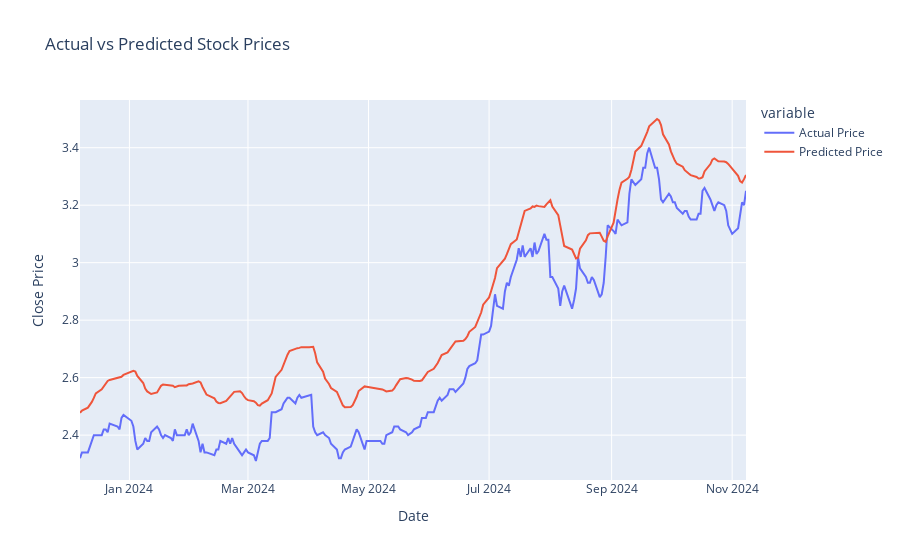

Notebook code for this chart:
### Code cell
fig_lstm = px.line(validation_df, x='Date', y=['Actual Price', 'Predicted Price'], title='Actual vs Predicted Stock Prices')
fig_lstm.update_layout(xaxis_title='Date', yaxis_title='Close Price')
fig_lstm.show()

### Figure 1 — Plotly figure (JSON) as saved in the notebook; plotly's stock layout.template omitted (floating-point values rounded to 4 significant figures; data arrays with more than 128 entries replaced by an {"elided": "..."} marker saying what was removed)
{"data": [{"hovertemplate": "variable=Actual Price<br>Date=%{x}<br>value=%{y}<extra></extra>", "legendgroup": "Actual Price", "line": {"color": "#636efa", "dash": "solid"}, "marker": {"symbol": "circle"}, "mode": "lines", "name": "Actual Price", "orientation": "v", "showlegend": true, "type": "scatter", "x": {"elided": "232 str values"}, "xaxis": "x", "y": {"elided": "232 float values"}, "yaxis": "y"}, {"hovertemplate": "variable=Predicted Price<br>Date=%{x}<br>value=%{y}<extra></extra>", "legendgroup": "Predicted Price", "line": {"color": "#EF553B", "dash": "solid"}, "marker": {"symbol": "circle"}, "mode": "lines", "name": "Predicted Price", "orientation": "v", "showlegend": true, "type": "scatter", "x": {"elided": "232 str values"}, "xaxis": "x", "y": {"elided": "232 float values"}, "yaxis": "y"}], "layout": {"legend": {"title": {"text": "variable"}, "tracegroupgap": 0}, "title": {"text": "Actual vs Predicted Stock Prices"}, "xaxis": {"anchor": "y", "domain": [0, 1], "title": {"text": "Date"}}, "yaxis": {"anchor": "x", "domain": [0, 1], "title": {"text": "Close Price"}}}}
